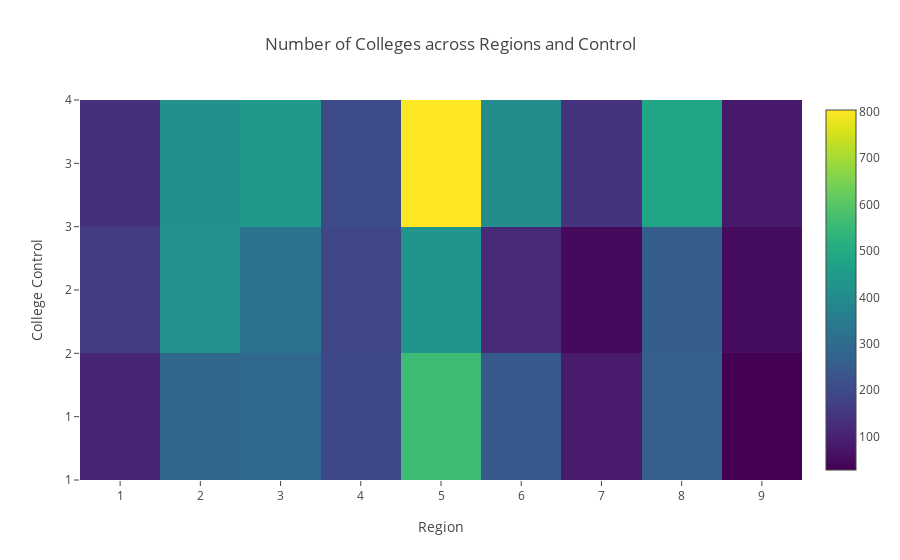

The notebook cell saved with this chart:
### Code cell
data = [
    go.Heatmap(
        z=heat_df.STABBR,
        x=heat_df.REGION,
        y=heat_df.CONTROL,
        colorscale='Viridis',
    )
]

layout = go.Layout(
    title='Number of Colleges across Regions and Control',
    yaxis={'tickformat': ',d', 
          'title':'College Control'},
    xaxis = {'title':'Region'}
)

fig = go.Figure(data=data, layout=layout)
iplot(fig, filename='datetime-heatmap')

### Figure 1 — Plotly figure (JSON) as saved in the notebook; plotly's stock layout.template omitted (floating-point values rounded to 4 significant figures)
{"data": [{"colorscale": "Viridis", "type": "heatmap", "uid": "2f422307-66ba-49a5-8def-4402495dd133", "x": [1, 1, 1, 2, 2, 2, 3, 3, 3, 4, 4, 4, 5, 5, 5, 6, 6, 6, 7, 7, 7, 8, 8, 8, 9, 9, 9], "y": [1, 2, 3, 1, 2, 3, 1, 2, 3, 1, 2, 3, 1, 2, 3, 1, 2, 3, 1, 2, 3, 1, 2, 3, 1, 2, 3], "z": [110, 163, 133, 285, 423, 418, 288, 322, 442, 199, 194, 206, 561, 432, 804, 246, 118, 402, 84, 46, 141, 262, 258, 480, 28, 53, 76]}], "layout": {"title": {"text": "Number of Colleges across Regions and Control"}, "xaxis": {"title": {"text": "Region"}}, "yaxis": {"tickformat": ",d", "title": {"text": "College Control"}}}}
